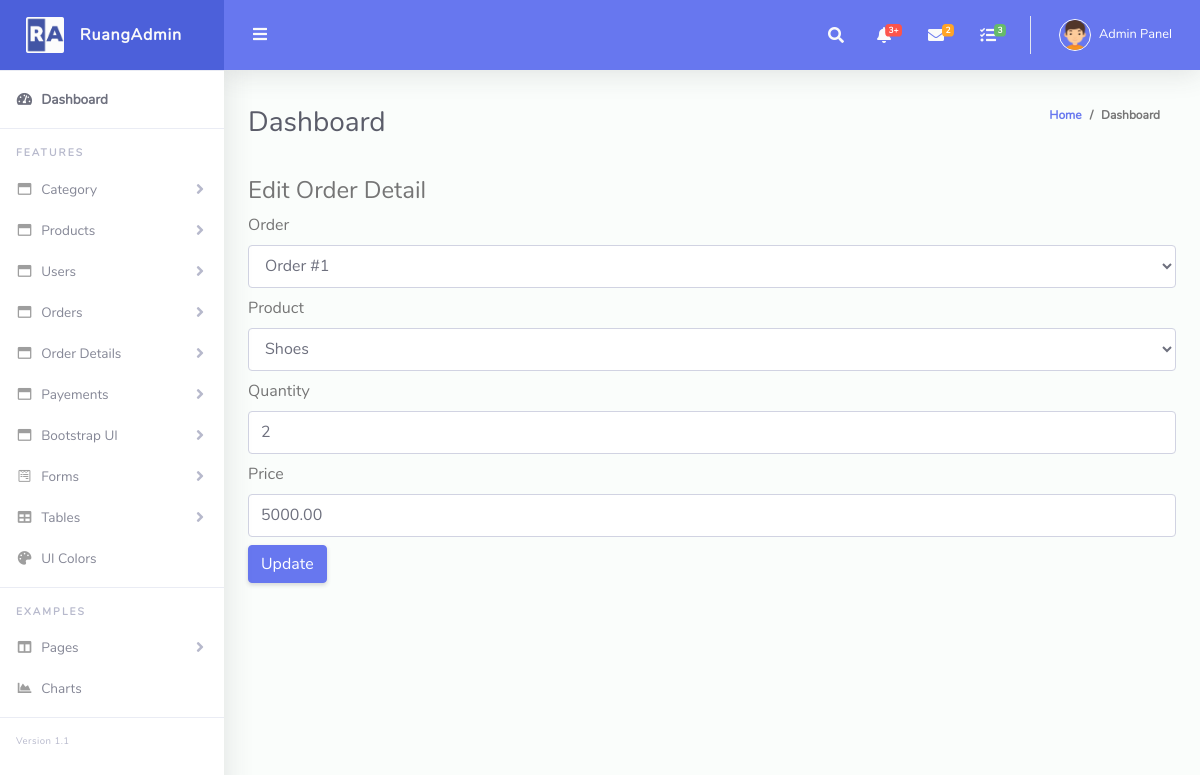
Screenshot of /admin/order_detail_edit.php?id=1 (signed in) with the database file from the repository.
### tables this page shows
CREATE TABLE `order_details` (
  `id` int(11) NOT NULL,
  `order_id` int(11) NOT NULL,
  `product_id` int(11) NOT NULL,
  `quantity` int(11) NOT NULL,
  `price` decimal(10,2) NOT NULL
);

CREATE TABLE `products` (
  `id` int(11) NOT NULL,
  `name` varchar(100) NOT NULL,
  `des` varchar(100) NOT NULL,
  `price` decimal(10,2) NOT NULL,
  `image` varchar(255) NOT NULL,
  `cat_id` int(11) NOT NULL
);

### admin/order_detail_edit.php (the view, shortened to what this page needs)
<?php
include 'header.php';
include 'dbconfig.php';
$id = $_GET['id'];
$data = mysqli_fetch_assoc(mysqli_query($conn, "SELECT * FROM order_details WHERE id = $id"));
$orders = mysqli_query($conn, "SELECT id FROM orders");
$products = mysqli_query($conn, "SELECT id, name FROM products");
?>
<div class="container my-4">
    <h4>Edit Order Detail</h4>
    <form method="POST">
        <div class="mb-2">
            <label>Order</label>
            <select name="order_id" class="form-control">
                <?php while($row = mysqli_fetch_assoc($orders)) { ?>
                <option value="<?= $row['id'] ?>" <?= $row['id'] == $data['order_id'] ? 'selected' : '' ?>>
                    Order #<?= $row['id'] ?>
                </option>
                <?php } ?>
            </select>
        </div>
        <div class="mb-2">
            <label>Product</label>
            <select name="product_id" class="form-control">
                <?php while($row = mysqli_fetch_assoc($products)) { ?>
                <option value="<?= $row['id'] ?>" <?= $row['id'] == $data['product_id'] ? 'selected' : '' ?>>
                    <?= $row['name'] ?>
                </option>
                <?php } ?>
            </select>
        </div>
        <div class="mb-2">
            <label>Quantity</label>
            <input type="number" name="quantity" class="form-control" value="<?= $data['quantity'] ?>">
        </div>
        <div class="mb-2">
            <label>Price</label>
            <input type="number" step="0.01" name="price" class="form-control" value="<?= $data['price'] ?>">
        </div>
        <button name="update" class="btn btn-primary">Update</button>
    </form>
</div>
<?php include 'footer.php'; ?>

### rows the page displays
order_details: order_id "Order #1", product_id "Shoes", quantity "2", price "5000.00"
